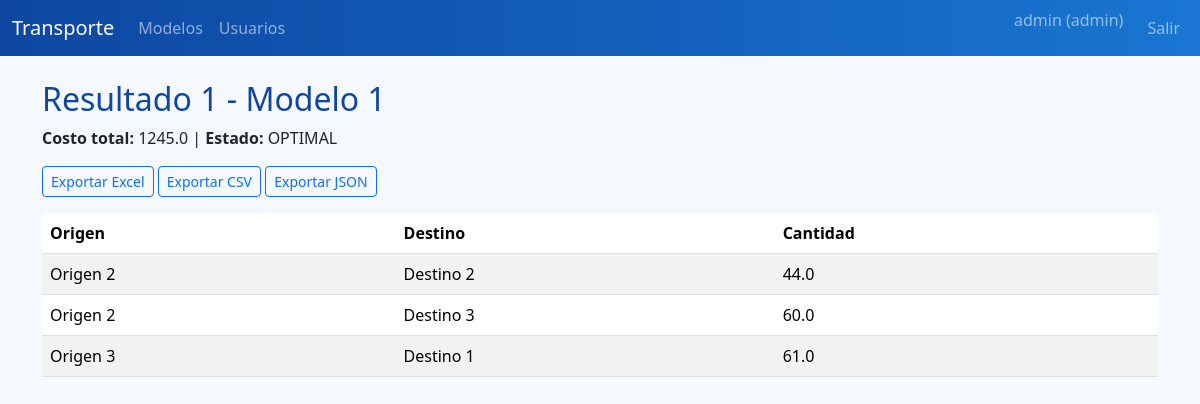
The page /results/1/1/view (signed in) on the database its author committed.
### app/models/models.py (models this page shows, shortened)
class User(UserMixin, db.Model):
    __tablename__ = 'users'
    id = db.Column(db.Integer, primary_key=True)
    username = db.Column(db.String(64), unique=True, nullable=False)
    email = db.Column(db.String(120), unique=True, nullable=False)
    password_hash = db.Column(db.String(128), nullable=False)
    role = db.Column(db.String(20), nullable=False, default='consulta')
    models = db.relationship('TransportModel', backref='user', lazy=True)

class ResultHeader(db.Model):
    __tablename__ = 'result_headers'
    id = db.Column(db.Integer, primary_key=True)
    model_id = db.Column(db.Integer, db.ForeignKey('transport_models.id'), nullable=False)
    costo_total = db.Column(db.Float, nullable=False)
    estado = db.Column(db.String(64), nullable=False)
    details = db.relationship('ResultDetail', backref='result', lazy=True, cascade='all, delete-orphan')

class ResultDetail(db.Model):
    __tablename__ = 'result_details'
    id = db.Column(db.Integer, primary_key=True)
    result_id = db.Column(db.Integer, db.ForeignKey('result_headers.id'), nullable=False)
    origin_id = db.Column(db.Integer, db.ForeignKey('origins.id'), nullable=False)
    destination_id = db.Column(db.Integer, db.ForeignKey('destinations.id'), nullable=False)
    cantidad = db.Column(db.Float, nullable=False)

class Origin(db.Model):
    __tablename__ = 'origins'
    id = db.Column(db.Integer, primary_key=True)
    codigo = db.Column(db.String(64), nullable=False)
    nombre = db.Column(db.String(128), nullable=False)
    lugar = db.Column(db.String(128))
    capacidad_maxima = db.Column(db.Float, nullable=False)
    model_id = db.Column(db.Integer, db.ForeignKey('transport_models.id'), nullable=False)

class Destination(db.Model):
    __tablename__ = 'destinations'
    id = db.Column(db.Integer, primary_key=True)
    codigo = db.Column(db.String(64), nullable=False)
    nombre = db.Column(db.String(128), nullable=False)
    lugar = db.Column(db.String(128))
    demanda_minima = db.Column(db.Float, nullable=False)
    model_id = db.Column(db.Integer, db.ForeignKey('transport_models.id'), nullable=False)

### app/results/routes.py (the view)
@bp.route('/<int:model_id>/<int:result_id>/view')
@login_required
def view(model_id, result_id):
    if not user_owns_model(model_id):
        flash('No tiene acceso a este modelo.', 'danger')
        return redirect(url_for('models_bp.index'))
    header = ResultHeader.query.filter_by(id=result_id, model_id=model_id).first_or_404()
    details = ResultDetail.query.filter_by(result_id=result_id).all()
    origins = {o.id: o for o in Origin.query.filter_by(model_id=model_id).all()}
    destinations = {d.id: d for d in Destination.query.filter_by(model_id=model_id).all()}
    return render_template(
        'results/view.html',
        header=header,
        details=details,
        origins=origins,
        destinations=destinations,
        model_id=model_id
    )

### app/models/models.py (called while the page is built)
@login_manager.user_loader
def load_user(user_id):
    return User.query.get(int(user_id))

### app/results/routes.py (called while the page is built)
def user_owns_model(model_id):
    model = TransportModel.query.filter_by(id=model_id, user_id=current_user.id).first()
    return model is not None

### app/templates/results/view.html (shortened to what this page needs)
{% extends 'base.html' %}
{% block content %}
<h2>Resultado {{ header.id }} - Modelo {{ model_id }}</h2>
<p><strong>Costo total:</strong> {{ header.costo_total }} | <strong>Estado:</strong> {{ header.estado }}</p>
<div class="mb-3">
    <a href="{{ url_for('results.export_excel', model_id=model_id, result_id=header.id) }}" class="btn btn-sm btn-outline-primary">Exportar Excel</a>
    <a href="{{ url_for('results.export_csv', model_id=model_id, result_id=header.id) }}" class="btn btn-sm btn-outline-primary">Exportar CSV</a>
    <a href="{{ url_for('results.export_json', model_id=model_id, result_id=header.id) }}" class="btn btn-sm btn-outline-primary">Exportar JSON</a>
</div>
<table class="table table-striped">
    <thead>
        <tr>
            <th>Origen</th><th>Destino</th><th>Cantidad</th>
        </tr>
    </thead>
    <tbody>
        {% for d in details %}
        <tr>
            <td>{{ origins[d.origin_id].nombre }}</td>
            <td>{{ destinations[d.destination_id].nombre }}</td>
            <td>{{ d.cantidad }}</td>
        </tr>
        {% endfor %}
    </tbody>
</table>
{% endblock %}

### app/templates/base.html (shortened to what this page needs)
<!doctype html>
<html lang="es">
<head>
    <link href="https://cdn.jsdelivr.net/npm/bootstrap@5.3.3/dist/css/bootstrap.min.css" rel="stylesheet">
    <link rel="stylesheet" href="{{ url_for('static', filename='css/style.css') }}">
</head>
<body>
    <nav class="navbar navbar-expand-lg navbar-dark bg-primary mb-4">
        <div class="container-fluid">
            <a class="navbar-brand" href="{{ url_for('main.dashboard') }}">Transporte</a>
            <div class="collapse navbar-collapse" id="navbarNav">
                <ul class="navbar-nav me-auto">
                    {% if current_user.is_authenticated %}
                    <li class="nav-item"><a class="nav-link" href="{{ url_for('models_bp.index') }}">Modelos</a></li>
                    <li class="nav-item"><a class="nav-link" href="{{ url_for('users.index') }}">Usuarios</a></li>
                    {% endif %}
                </ul>
                <ul class="navbar-nav">
                    {% if current_user.is_authenticated %}
                    <li class="nav-item"><span class="navbar-text me-3">{{ current_user.username }} ({{ current_user.role }})</span></li>
                    <li class="nav-item"><a class="nav-link" href="{{ url_for('auth.logout') }}">Salir</a></li>
                    {% else %}
                    <li class="nav-item"><a class="nav-link" href="{{ url_for('auth.login') }}">Ingresar</a></li>
                    {% endif %}
                </ul>
            </div>
        </div>
    </nav>
    <div class="container">
        {% block content %}{% endblock %}
    </div>
</body>
</html>

### app/static/css/style.css (style rules this page uses)
body { background-color: #f5f8fc; }
.navbar { background: linear-gradient(90deg, #0d47a1, #1976d2); }
h1, h2, h3 { color: #0d47a1; }

### rows shown on the page
User: username "admin", role "admin"
ResultHeader: id "1", costo_total "1245.0", estado "OPTIMAL"
ResultDetail: origin.nombre "Origen 2", destination.nombre "Destino 2", cantidad "44.0"
ResultDetail: origin.nombre "Origen 2", destination.nombre "Destino 3", cantidad "60.0"
ResultDetail: origin.nombre "Origen 3", destination.nombre "Destino 1", cantidad "61.0"

### other values the page prints
{{ model_id }} "1"
